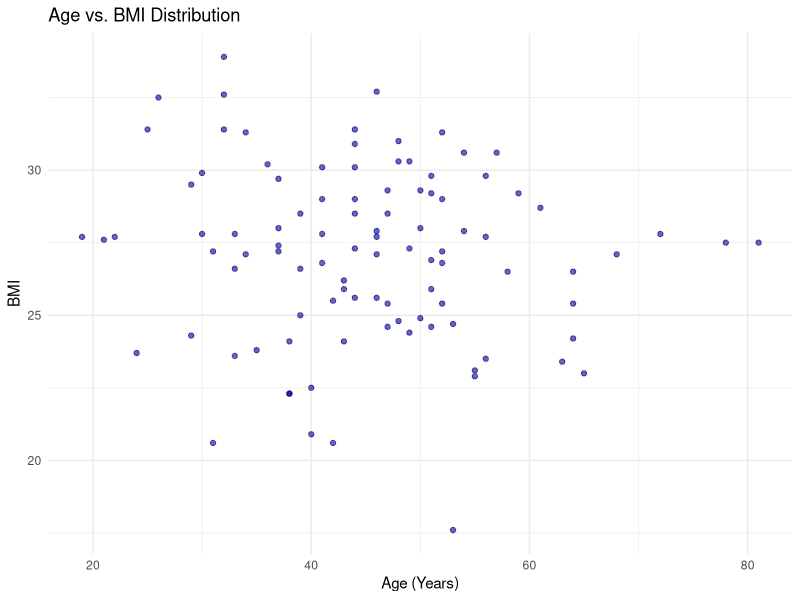
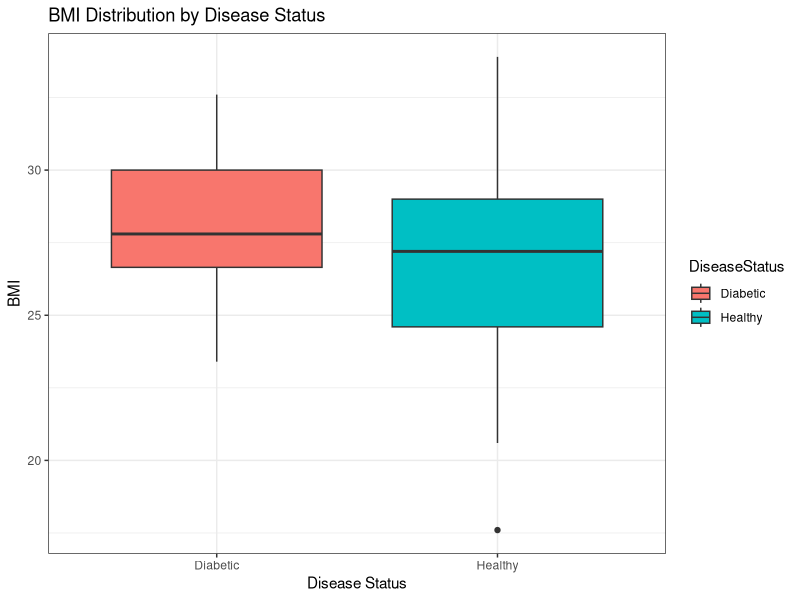
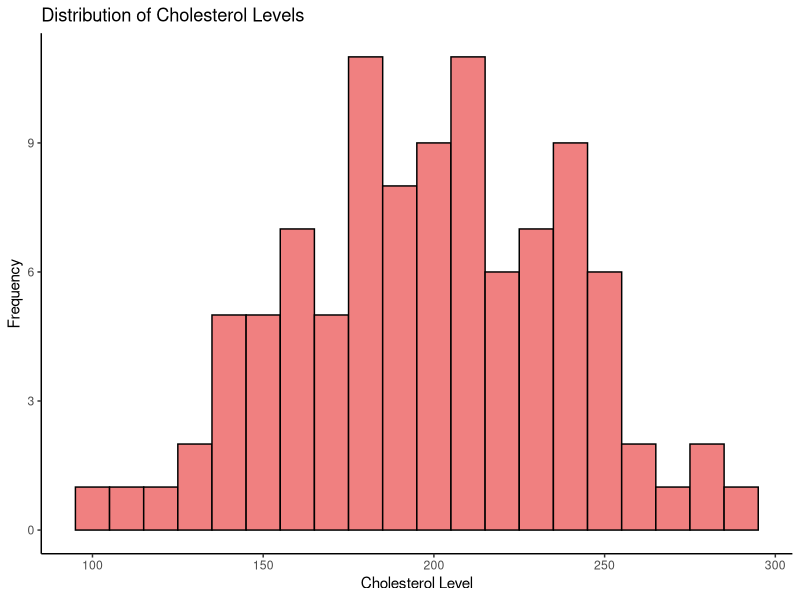

The R script that drew these images, in order:
library(ggplot2)
library(dplyr)

# Sample Medical Data (conceptual, similar to data in Medical/BMI EDA section)
medical_data_gg <- data.frame(
  Age = round(rnorm(100, 45, 10)),
  BMI = round(rnorm(100, 27, 3), 1),
  Cholesterol = round(rnorm(100, 200, 40)),
  DiseaseStatus = sample(c("Healthy", "Diabetic"), 100, replace = TRUE, prob = c(0.7, 0.3))
)
medical_data_gg$Age <- pmax(18, medical_data_gg$Age)
medical_data_gg$BMI <- pmax(15, medical_data_gg$BMI)
medical_data_gg$Cholesterol <- pmax(100, medical_data_gg$Cholesterol)


# 1. Scatter Plot (Age vs. BMI)
png("C:/Users/vaibh/Downloads/dsc_fat/plot_age_vs_bmi.png")
p_scatter <- ggplot(medical_data_gg, aes(x = Age, y = BMI)) +
  geom_point(color = "darkblue", alpha = 0.6) +
  labs(title = "Age vs. BMI Distribution", x = "Age (Years)", y = "BMI") +
  theme_minimal()
print(p_scatter)
dev.off()
cat("Generated plot: plot_age_vs_bmi.png\n")

# 2. Boxplot (BMI by Disease Status)
png("C:/Users/vaibh/Downloads/dsc_fat/plot_bmi_by_disease.png")
p_boxplot <- ggplot(medical_data_gg, aes(x = DiseaseStatus, y = BMI, fill = DiseaseStatus)) +
  geom_boxplot() +
  labs(title = "BMI Distribution by Disease Status", x = "Disease Status", y = "BMI") +
  theme_bw()
print(p_boxplot)
dev.off()
cat("Generated plot: plot_bmi_by_disease.png\n")

# 3. Histogram (Cholesterol)
png("C:/Users/vaibh/Downloads/dsc_fat/plot_cholesterol_hist.png")
p_hist <- ggplot(medical_data_gg, aes(x = Cholesterol)) +
  geom_histogram(binwidth = 10, fill = "lightcoral", color = "black") +
  labs(title = "Distribution of Cholesterol Levels", x = "Cholesterol Level", y = "Frequency") +
  theme_classic()
print(p_hist)
dev.off()
cat("Generated plot: plot_cholesterol_hist.png\n")
